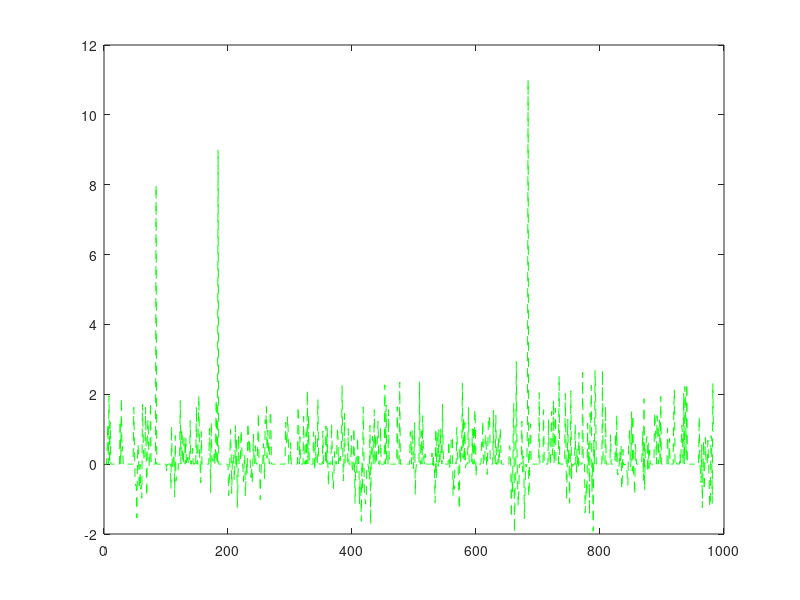
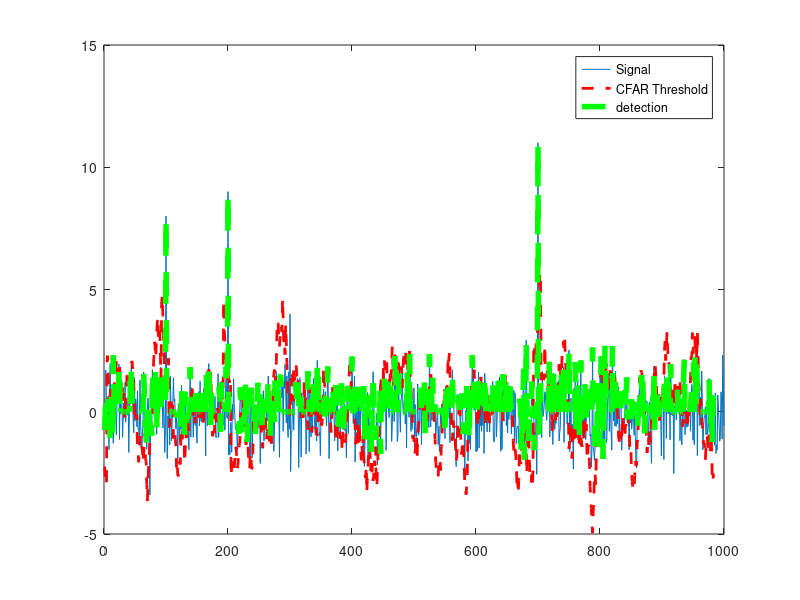

Source code (MATLAB) for these figures, in order:
% Implement 1D CFAR using lagging cells on the given noise and target scenario.

% Close and delete all currently open figures
close all;

% Data_points
Ns = 1000;  %First we pick the number of samples for which we want to run the CFAR

% Generate random noise
s=randn(Ns,1); %then we generate random noise for the same amount of samples and take the absolute value of it

%We assign random amplitudes [8 9 4 11] to the noise samples at bin 100, 200, 350 and 700 to make them appear as mock Targets 
%Targets location. Assigning bin 100, 200, 300 and 700 as Targets with the amplitudes of 8, 9, 4, 11.
s([100 ,200, 300, 700])=[8 9 4 11];

%plot the output
plot(s);


% TODO: Apply CFAR to detect the targets by filtering the noise.

% 1. First we define the following:
% 1a. Training Cells
T=12;
% 1b. Guard Cells 
G=4;

% Offset : Adding room above noise threshold for desired SNR 
% Here we are working on linear values, hence we multiply the offset to the
% threshold value.
offset=5;

% Vector to hold threshold values 
threshold_cfar = [];

%Vector to hold final signal after thresholding
signal_cfar = [];

% 2. Slide window across the signal length
for i = 1:(Ns-(G+T+1))     
    
    %now for each step add the noise within all the training cells.
    noise_level = sum(s(i:i+T-1));

    % To determine the threshold take the average of summed noise and
    % multiply it with the offset.
    % We considered lagging noise only.
    threshold = (noise_level/T)*offset;
    threshold_cfar = [threshold_cfar, {threshold}];
    
    %Now pick the cell under the test which T+G cells away from the first
    %training cell and measure the signal level
    % 6. Measuring the signal within the CUT
    signal = s(i+T+G);

    %If the signal level at Cell Under Test is below threshold assign it to
    %Zero value
    % 8. Filter the signal above the threshold
    
    if(signal<threshold)
        signal=0;
    end

    signal_cfar = [signal_cfar, {signal}];
end


%% Here we plot the threshold, noise signal and thresholded signal

% plot the filtered signal
plot (cell2mat(signal_cfar),'g--');

% plot original sig, threshold and filtered signal within the same figure.
figure,plot(s);
hold on,plot(cell2mat(circshift(threshold_cfar,G)),'r--','LineWidth',2)
hold on, plot (cell2mat(circshift(signal_cfar,(T+G))),'g--','LineWidth',4);
legend('Signal','CFAR Threshold','detection')